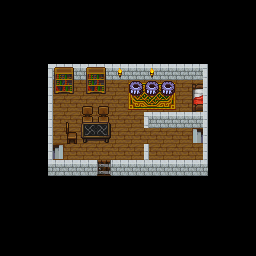

The image is a tile-based game level rendered from a .tmx file. Its description and complete source (layers, tilesets, objects, tile grids) follow:
An orthogonal 16x16 tile map with 16x16 px tiles, 5 tile layers (floor, objback, objfront, walls, ...), 2 tilesets.

<map version="1.10" tiledversion="1.10.2" orientation="orthogonal" renderorder="right-down" width="16" height="16" tilewidth="16" tileheight="16" infinite="0" nextlayerid="6" nextobjectid="1">
 <tileset firstgid="1" source="indoor.tsx" />
 <tileset firstgid="78" source="oga test.tsx" />
 <layer id="2" name="floor" width="16" height="16">
  <data encoding="csv">
0,0,0,0,0,0,0,0,0,0,0,0,0,0,0,0,
0,0,0,0,0,0,0,0,0,0,0,0,0,0,0,0,
0,0,0,0,0,0,0,0,0,0,0,0,0,0,0,0,
0,0,0,0,0,0,0,0,0,0,0,0,0,0,0,0,
0,0,0,0,0,0,0,0,0,0,0,0,0,0,0,0,
0,0,0,7,7,7,7,7,7,7,7,7,7,0,0,0,
0,0,0,7,7,7,7,7,7,7,7,7,7,0,0,0,
0,0,0,7,7,7,7,7,7,0,0,0,0,0,0,0,
0,0,0,7,7,7,7,7,7,7,7,7,7,0,0,0,
0,0,0,7,7,7,7,7,7,7,7,7,7,0,0,0,
0,0,0,0,0,0,0,0,0,0,0,0,0,0,0,0,
0,0,0,0,0,0,0,0,0,0,0,0,0,0,0,0,
0,0,0,0,0,0,0,0,0,0,0,0,0,0,0,0,
0,0,0,0,0,0,0,0,0,0,0,0,0,0,0,0,
0,0,0,0,0,0,0,0,0,0,0,0,0,0,0,0,
0,0,0,0,0,0,0,0,0,0,0,0,0,0,0,0
</data>
 </layer>
 <layer id="4" name="objback" width="16" height="16">
  <data encoding="csv">
0,0,0,0,0,0,0,0,0,0,0,0,0,0,0,0,
0,0,0,0,0,0,0,0,0,0,0,0,0,0,0,0,
0,0,0,0,0,0,0,0,0,0,0,0,0,0,0,0,
0,0,0,0,0,0,0,0,0,0,0,0,0,0,0,0,
0,0,0,0,0,0,0,0,0,0,0,0,0,0,0,0,
0,0,0,0,0,0,0,0,0,0,0,0,0,0,0,0,
0,0,0,0,0,16,16,0,0,0,0,0,0,0,0,0,
0,0,0,0,18,23,23,0,0,0,0,0,0,0,0,0,
0,0,0,0,25,0,0,0,0,0,0,0,2147483696,0,0,0,
0,0,0,48,0,0,0,0,0,0,0,0,0,0,0,0,
0,0,0,0,0,0,0,0,0,0,0,0,0,0,0,0,
0,0,0,0,0,0,0,0,0,0,0,0,0,0,0,0,
0,0,0,0,0,0,0,0,0,0,0,0,0,0,0,0,
0,0,0,0,0,0,0,0,0,0,0,0,0,0,0,0,
0,0,0,0,0,0,0,0,0,0,0,0,0,0,0,0,
0,0,0,0,0,0,0,0,0,0,0,0,0,0,0,0
</data>
 </layer>
 <layer id="3" name="objfront" width="16" height="16">
  <data encoding="csv">
0,0,0,0,0,0,0,0,0,0,0,0,0,0,0,0,
0,0,0,0,0,0,0,0,0,0,0,0,0,0,0,0,
0,0,0,0,0,0,0,0,0,0,0,0,0,0,0,0,
0,0,0,0,0,0,0,0,0,0,0,0,0,0,0,0,
0,0,0,0,0,0,0,0,0,0,0,0,0,0,0,0,
0,0,0,53,54,53,54,0,1,2,3,0,33,0,0,0,
0,0,0,0,0,0,0,0,8,9,10,0,40,0,0,0,
0,0,0,0,0,55,56,0,0,0,0,0,0,0,0,0,
0,0,0,0,0,62,63,0,0,0,0,0,0,0,0,0,
0,0,0,0,0,0,0,0,0,0,0,0,0,0,0,0,
0,0,0,0,0,0,0,0,0,0,0,0,0,0,0,0,
0,0,0,0,0,0,0,0,0,0,0,0,0,0,0,0,
0,0,0,0,0,0,0,0,0,0,0,0,0,0,0,0,
0,0,0,0,0,0,0,0,0,0,0,0,0,0,0,0,
0,0,0,0,0,0,0,0,0,0,0,0,0,0,0,0,
0,0,0,0,0,0,0,0,0,0,0,0,0,0,0,0
</data>
 </layer>
 <layer id="1" name="walls" width="16" height="16">
  <data encoding="csv">
0,0,0,0,0,0,0,0,0,0,0,0,0,0,0,0,
0,0,0,0,0,0,0,0,0,0,0,0,0,0,0,0,
0,0,0,0,0,0,0,0,0,0,0,0,0,0,0,0,
0,0,0,0,0,0,0,0,0,0,0,0,0,0,0,0,
0,0,0,29,30,30,30,30,30,30,30,30,31,0,0,0,
0,0,0,36,0,0,0,0,321,321,321,0,38,0,0,0,
0,0,0,36,0,0,0,0,0,0,0,0,38,0,0,0,
0,0,0,36,0,0,0,0,0,29,44,44,45,0,0,0,
0,0,0,36,0,0,0,0,0,0,0,0,38,0,0,0,
0,0,0,36,0,0,0,0,0,36,0,0,38,0,0,0,
0,0,0,43,44,44,37,44,44,44,44,44,45,0,0,0,
0,0,0,0,0,0,0,0,0,0,0,0,0,0,0,0,
0,0,0,0,0,0,0,0,0,0,0,0,0,0,0,0,
0,0,0,0,0,0,0,0,0,0,0,0,0,0,0,0,
0,0,0,0,0,0,0,0,0,0,0,0,0,0,0,0,
0,0,0,0,0,0,0,0,0,0,0,0,0,0,0,0
</data>
 </layer>
 <layer id="5" name="wallfront" width="16" height="16">
  <data encoding="csv">
0,0,0,0,0,0,0,0,0,0,0,0,0,0,0,0,
0,0,0,0,0,0,0,0,0,0,0,0,0,0,0,0,
0,0,0,0,0,0,0,0,0,0,0,0,0,0,0,0,
0,0,0,0,0,0,0,0,0,0,0,0,0,0,0,0,
0,0,0,46,47,46,47,42,0,42,0,0,0,0,0,0,
0,0,0,0,0,0,0,0,0,0,0,0,0,0,0,0,
0,0,0,0,0,0,0,0,0,0,0,0,0,0,0,0,
0,0,0,0,0,0,0,0,0,0,0,0,38,0,0,0,
0,0,0,0,0,0,0,0,0,0,0,0,0,0,0,0,
0,0,0,0,0,0,0,0,0,0,0,0,0,0,0,0,
0,0,0,0,0,0,0,0,0,0,0,0,0,0,0,0,
0,0,0,0,0,0,0,0,0,0,0,0,0,0,0,0,
0,0,0,0,0,0,0,0,0,0,0,0,0,0,0,0,
0,0,0,0,0,0,0,0,0,0,0,0,0,0,0,0,
0,0,0,0,0,0,0,0,0,0,0,0,0,0,0,0,
0,0,0,0,0,0,0,0,0,0,0,0,0,0,0,0
</data>
 </layer>
</map>
